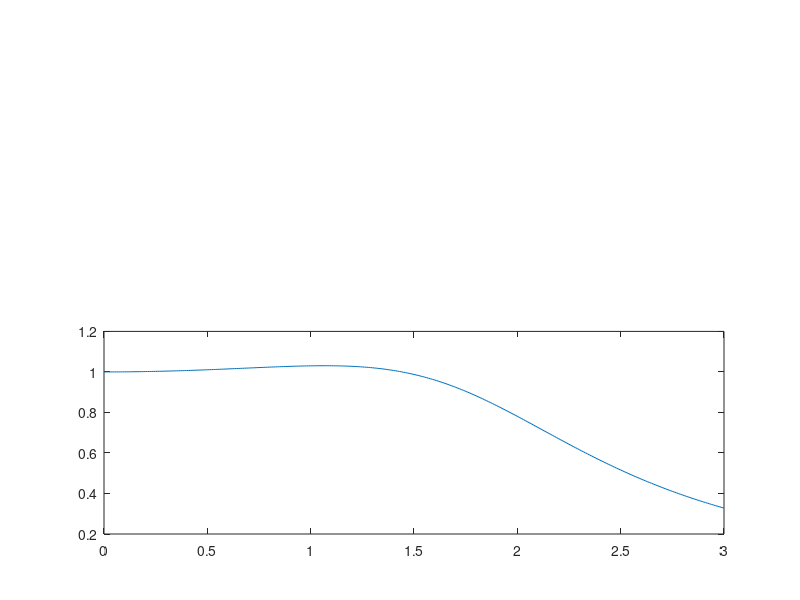

Here is the MATLAB script that generated this plot:
num = 10;
den = conv([1 2.5], [1 2 4]);
G = tf(num, den)
t = 0: .02: 4;
w = 0: .01: 3;
M = freqs(num, den, w);

figure;
subplot(2,1,1), step(G, t);
subplot(2,1,2), plot(w, abs(M));